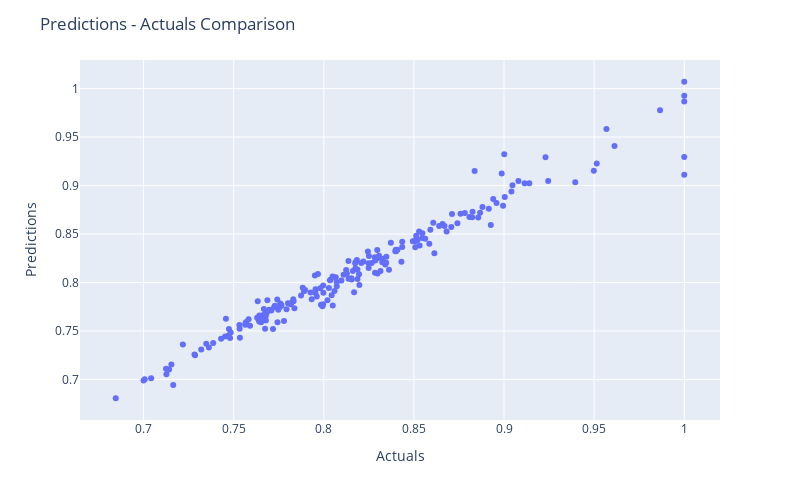

Notebook code cell kept with this figure:
### Code cell
fig = px.scatter(res_ann, x="Actuals", y="Predictions")

fig.update_layout(
    autosize=False,
    width=800,
    height=500,
    title_text="Predictions - Actuals Comparison",
)

fig.show()

### Figure 1 — Plotly figure (JSON) as saved in the notebook; plotly's stock layout.template omitted (floating-point values rounded to 4 significant figures; data arrays with more than 128 entries replaced by an {"elided": "..."} marker saying what was removed)
{"data": [{"hovertemplate": "Actuals=%{x}<br>Predictions=%{y}<extra></extra>", "legendgroup": "", "marker": {"color": "#636efa", "symbol": "circle"}, "mode": "markers", "name": "", "orientation": "v", "showlegend": false, "type": "scatter", "x": {"elided": "200 float values"}, "xaxis": "x", "y": {"elided": "200 float values"}, "yaxis": "y"}], "layout": {"autosize": false, "height": 500, "legend": {"tracegroupgap": 0}, "margin": {"t": 60}, "title": {"text": "Predictions - Actuals Comparison"}, "width": 800, "xaxis": {"anchor": "y", "autorange": true, "domain": [0, 1], "range": [0.6647, 1.02], "title": {"text": "Actuals"}, "type": "linear"}, "yaxis": {"anchor": "x", "autorange": true, "domain": [0, 1], "range": [0.6582, 1.029], "title": {"text": "Predictions"}, "type": "linear"}}}
